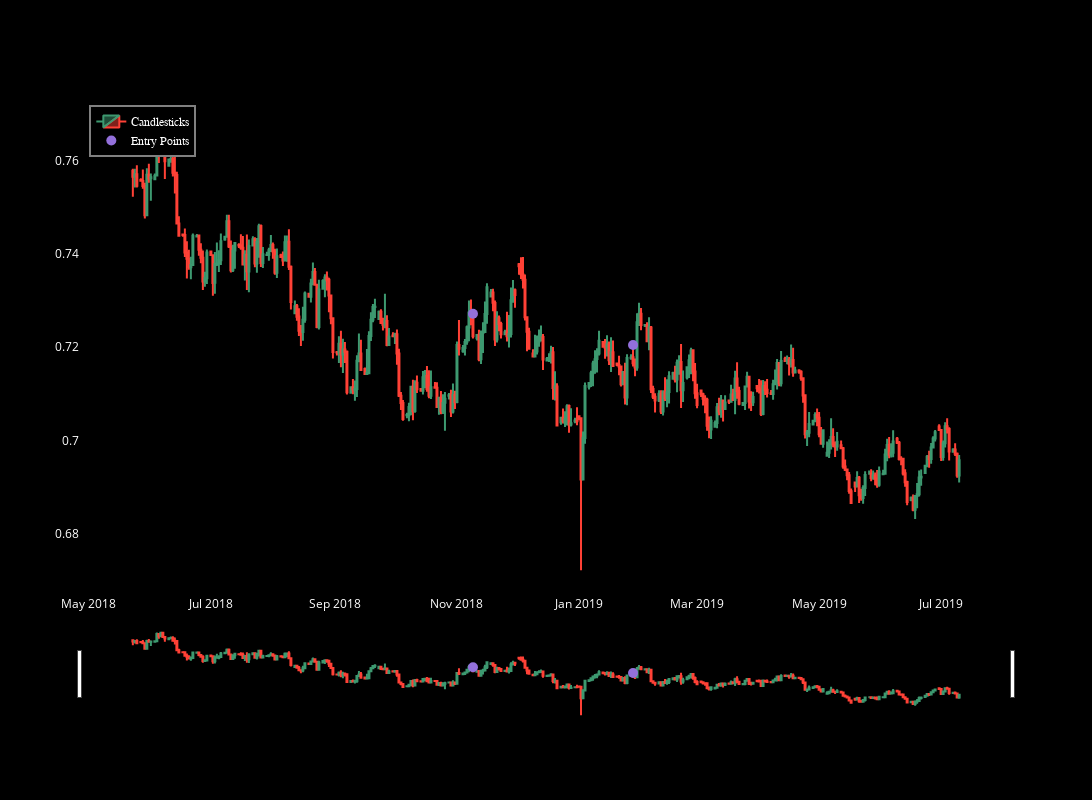

Here is the notebook cell this chart was saved with:
### Code cell
plot_candlestick_with_signals(dataframes[0], start_index=300, num_rows=355)

### Figure 1 — Plotly figure (JSON) as saved in the notebook; plotly's stock layout.template omitted (floating-point values rounded to 4 significant figures; data arrays with more than 128 entries replaced by an {"elided": "..."} marker saying what was removed)
{"data": [{"close": {"elided": "355 float values"}, "high": {"elided": "355 float values"}, "low": {"elided": "355 float values"}, "name": "Candlesticks", "open": {"elided": "355 float values"}, "type": "candlestick", "x": {"elided": "355 str values"}, "xaxis": "x", "yaxis": "y"}, {"marker": {"color": "MediumPurple", "size": 10, "symbol": "circle"}, "mode": "markers", "name": "Entry Points", "type": "scatter", "x": {"elided": "355 str values"}, "xaxis": "x", "y": {"elided": "355 float values"}, "yaxis": "y"}], "layout": {"font": {"color": "white"}, "height": 800, "legend": {"bgcolor": "black", "bordercolor": "gray", "borderwidth": 2, "font": {"color": "white", "family": "sans-serif", "size": 12}, "traceorder": "normal", "x": 0.01, "y": 0.99}, "paper_bgcolor": "black", "plot_bgcolor": "black", "showlegend": true, "width": 1200, "xaxis": {"anchor": "y", "domain": [0, 1], "showgrid": false, "zeroline": false}, "yaxis": {"anchor": "x", "domain": [0, 1], "showgrid": false, "zeroline": false}}}
